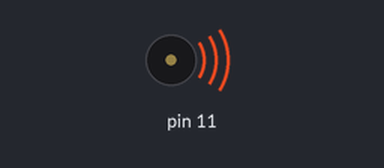
Recording of a sketch running on a simulated Arduino Uno, built with avr-gcc and run on an emulated ATmega328P. Parts: buzzer (waves = sounding).

Above: at 0.2 s.
At 8.7 s:
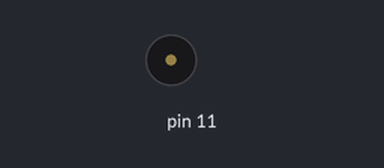
Timing chart, 0 to 13.0 s (numbered marks = the images above):
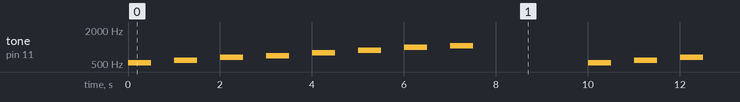

The sketch:

lesson_10_passive_buzzer.ino
```cpp
// Passive buzzer - S pin → D11, plays C-major scale
#include "pitches.h"

int melody[] = {
  NOTE_C5, NOTE_D5, NOTE_E5, NOTE_F5, NOTE_G5, NOTE_A5, NOTE_B5, NOTE_C6
};
int duration = 500;

void setup() {
}

void loop() {
  for (int thisNote = 0; thisNote < 8; thisNote++) {
    tone(11, melody[thisNote], duration);
    delay(1000);
  }
  delay(2000);
}
```

Measured:
- by itself, tone on pin 11: repeats every 10.0 s: silent 0.50 s, 587 Hz 0.50 s, silent 0.50 s, 659 Hz 0.50 s, silent 0.50 s, 698 Hz 0.50 s, silent 0.50 s, 784 Hz 0.50 s, silent 0.50 s, 880 Hz 0.50 s, silent 0.50 s, 988 Hz 0.50 s, silent 0.50 s, 1047 Hz 0.50 s, silent 2.5 s, 523 Hz 0.50 s
